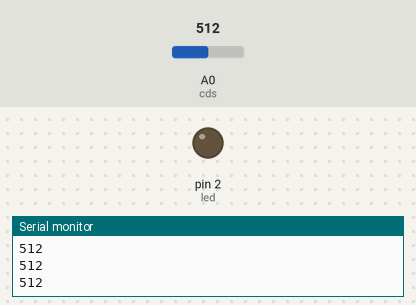
This sketch was run on a simulated Arduino Uno, built with avr-gcc and run on an emulated ATmega328P. Shown: output pins drawn as LEDs (lit = HIGH), the last lines printed to the serial monitor. Inputs (shaded band) come from the test bench; at power-on: A0 (cds) = 512.

Above: at 1.2 s.
1.3 s: A0 (cds) set to 63
2.8 s: A0 (cds) set to 56
At 3.8 s:
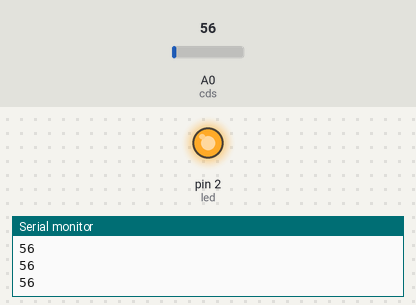
4.3 s: A0 (cds) set to 122
At 4.9 s:
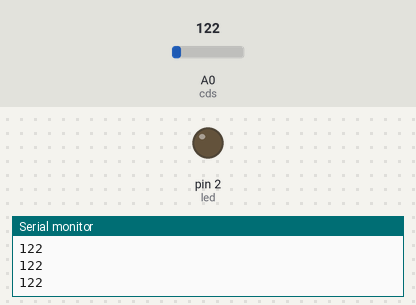
5.8 s: A0 (cds) set to 50
At 6.1 s:
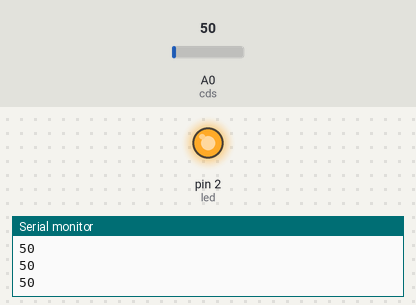
Timing chart, 0 to 8.3 s (numbered marks = the images above; inputs shaded):
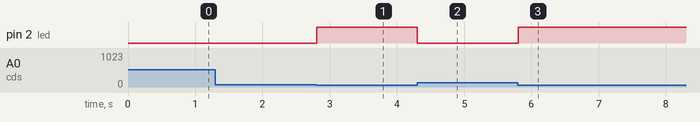

The sketch:

CdS_2_LED____________.ino
```cpp
int cds = A0; //A0 핀을 cds로 변수 설정
int led = 2; //2번 핀을 led라고 변수 설정

void setup() {
  Serial.begin(9600); //시리얼 통신을 시작. 통신 속도는 9600
  //아날로그핀은 입력핀이 기본이므로 pinMode를 설정할 필요가 없습니다.
  pinMode(led, OUTPUT); //led는 출력으로 설정
}

void loop() {
  int cdsValue = analogRead(cds); //cds아날로그 읽기 값을 cdsValue라고 설정
  Serial.println(cdsValue); //시리얼모니터에 cdsValue값을 출력 후 줄바꿈
  if (cdsValue < 60) { //만일 cdsValue가 60보다 작으면
    digitalWrite(led, HIGH); //LED를 켭니다.
  }
  else { //그렇지 않으면(cdsValue가 60보다 크거나 같으면)
    digitalWrite(led, LOW); //LED를 끕니다.
  }
}
```

Measured:
- the behaviour switches between 60 and 59 on A0 (cds) (found by bisection; images 0 and 1)
- after the input at 2.8 s, pin 2 (led): LOW → HIGH at once
- after the input at 4.3 s, pin 2 (led): HIGH → LOW at once
- after the input at 5.8 s, pin 2 (led): LOW → HIGH at once
